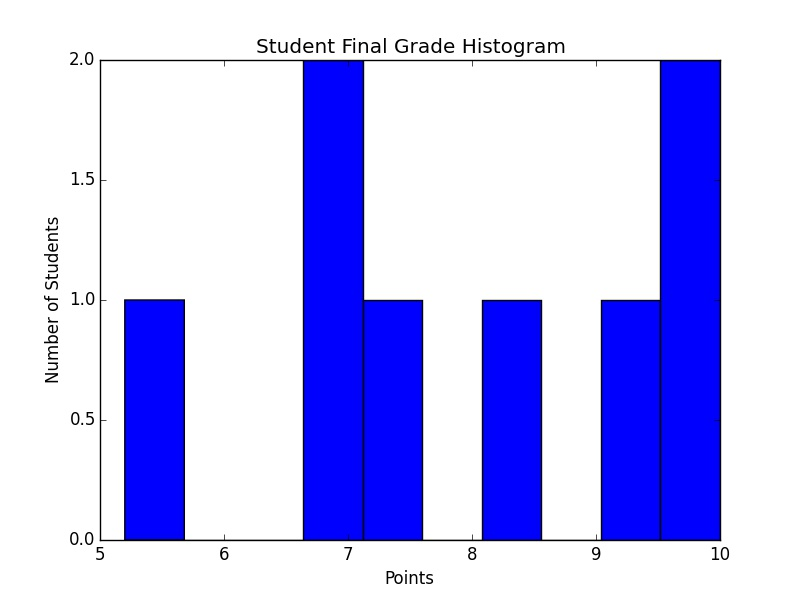

Source code (Python):
# week 1 ex 2 Te-En Lee 861027623
# repository https://github.com/tlee052/physics177.git
import numpy as np
import math
import matplotlib.pyplot as plt


homeWorkGrade = np.array([10., 10., 8., 9.5, 3., 9., 0., 6.])
midTermGrade = np.array([10., 10., 10., 10., 8., 5., 10., 7.])
finalProjectGrade = np.array([9., 10., 10., 6., 10., 6., 8., 9.])
numbFailedStudents = 0
numbOutstandingStudents = 0	

finalGrade = (homeWorkGrade*0.4) + (midTermGrade*0.2) + (finalProjectGrade*0.4)

for n in range(0,8,1):
	
	if finalGrade [n] <6 :
		numbFailedStudents = numbFailedStudents + 1
	
	elif finalGrade [n]>9.5 :
		numbOutstandingStudents = numbOutstandingStudents + 1

print "Final Grades: "
for n in range (0,8,1):
	print (finalGrade[n])
	
print "Number of failed students: ",numbFailedStudents
print "Number of outstanding students: ", numbOutstandingStudents

plt.hist (finalGrade)
plt.title ("Student Final Grade Histogram")
plt.xlabel ("Points")
plt.ylabel ("Number of Students")

np.savetxt('wk1ex2_Lee.txt',finalGrade)
plt.savefig ('wk1ex2_Lee.jpeg', format = "jpeg")